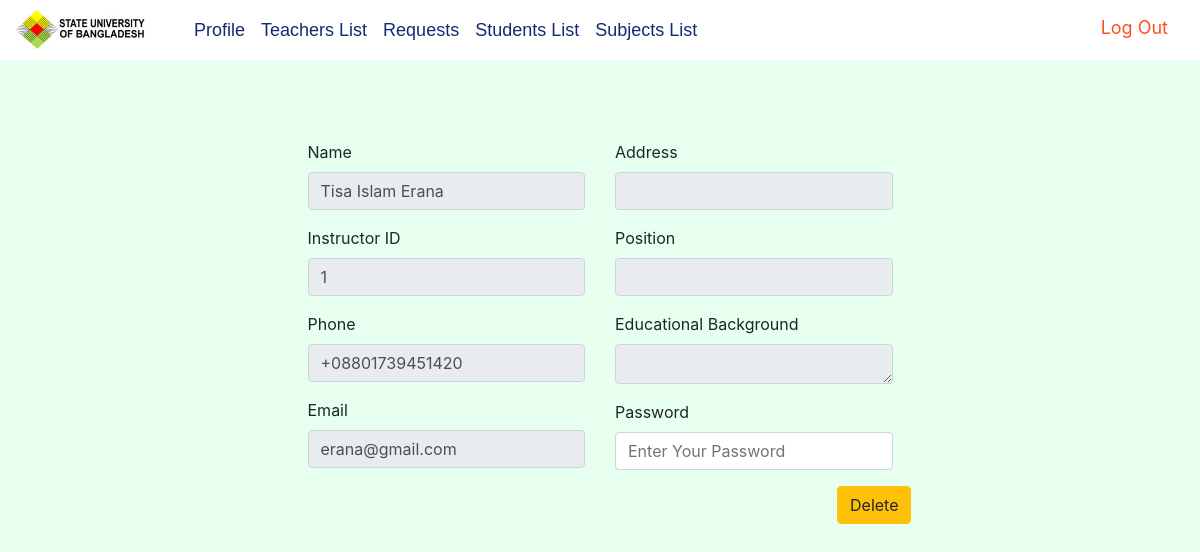
The app's page /admin_teacher_info.php?insid=1 (signed in) with its own data.
### tables this page shows
CREATE TABLE `teachers` (
  `name` varchar(30) DEFAULT NULL,
  `insid` varchar(15) NOT NULL,
  `pass` varchar(35) NOT NULL,
  `email` varchar(40) NOT NULL,
  `status` char(1) DEFAULT NULL,
  `phone` varchar(15) DEFAULT NULL,
  `position` varchar(40) DEFAULT NULL,
  `address` varchar(70) DEFAULT NULL,
  `edu` varchar(200) DEFAULT NULL
);

### admin_teacher_info.php (the view, shortened to what this page needs)
<html>
<head>
    <link href="laibery/bootstrap.min.css" rel="stylesheet">
    <?php
    include_once 'laibery/db.php';
    $insid=$_GET['insid'];
    $query="SELECT * from teachers where insid='$insid'";
    $result=mysqli_query($link,$query);
    $data=mysqli_fetch_assoc($result);
    ?>
</head>
<body style="background-color: #e6ffef">
<div class="header" style="height: 140px">
    <?php
    include_once 'admin_nav.php';
    ?>
</div>
<form action="admin_teacher_delete.php" method="post">
<div class="row">
    <div class="col-md-3"></div>
    <div class="col-md-3">
        <div class="form-group">
            <label>Name</label>
            <input type="text" class="form-control" value="<?= $data['name']?>" readonly>
        </div>
        <div class="form-group">
            <label>Instructor ID</label>
            <input type="text" class="form-control" value="<?= $data['insid']?>" name="id" readonly>
        </div>
        <div class="form-group">
            <label>Phone</label>
            <input type="text" class="form-control" value="<?= $data['phone']?>" readonly>
        </div>
        <div class="form-group">
            <label>Email</label>
            <input type="text" class="form-control" value="<?= $data['email']?>" readonly>
        </div>
    </div>
    <div class="col-md-3" >
        <div class="form-group">
            <label>Address</label>
            <input type="text" class="form-control" value="<?= $data['address']?>" readonly>
        </div>
        <div class="form-group">
            <label>Position</label>
            <input type="text" class="form-control" value="<?= $data['position']?>" readonly>
        </div>
        <div class="form-group">
            <label>Educational Background</label>
            <textarea style="height: 40px" class="form-control" readonly><?= $data['edu']?></textarea>
        </div>
        <div class="form-group">
            <label>Password</label>
            <input type="text" class="form-control" name="pass" placeholder="Enter Your Password ">
        </div>
        <button style="margin-left: 80%" type="submit" class="btn btn-warning">Delete</button>
    </div>
</div>
</form>
</body>
</html>

### records on screen
teachers: name "Tisa Islam Erana", id "1", phone "+08801739451420", email "erana@gmail.com"
